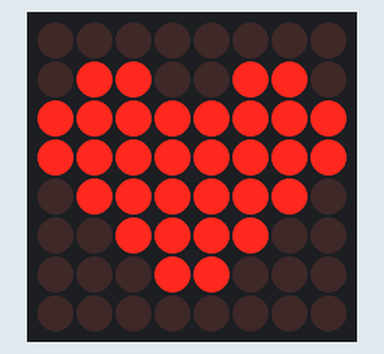
This sketch was run on a simulated Arduino Uno, built with avr-gcc and run on an emulated ATmega328P. On the bench: 8×8 LED matrix. Wiring (inferred from the names in the program): LED matrix (orientation assumed): rows pin 2, pin 3, pin 4, pin 5, pin 6, pin 7, pin 8, pin 9; columns pin 10, pin 11, pin 12, pin 13, A0, A1, A2, A3.

Above: at 0.1 s.

The sketch:

heart_1088AS.ino
```cpp
// Arduino Uno + 1088AS
// 每根列线串联一只 2.2kΩ 电阻

// 从上到下，第 1～8 行对应的 Arduino 引脚
const byte rowPins[8] = {
  2, 3, 4, 5, 6, 7, 8, 9
};

// 从左到右，第 1～8 列对应的 Arduino 引脚
const byte colPins[8] = {
  10, 11, 12, 13, A0, A1, A2, A3
};

// 每个二进制数对应一行
// 1 = 亮，0 = 灭
const byte heart[8] = {
  0b00000000,
  0b01100110,
  0b11111111,
  0b11111111,
  0b01111110,
  0b00111100,
  0b00011000,
  0b00000000
};

void setup() {
  // 所有列先关闭：LOW
  for (byte c = 0; c < 8; c++) {
    digitalWrite(colPins[c], LOW);
    pinMode(colPins[c], OUTPUT);
  }

  // 所有行先关闭：HIGH
  for (byte r = 0; r < 8; r++) {
    digitalWrite(rowPins[r], HIGH);
    pinMode(rowPins[r], OUTPUT);
  }
}

// 扫描一遍完整图案
void displayFrame(const byte pattern[8]) {
  for (byte r = 0; r < 8; r++) {
    // 此时所有行都已关闭，可以设置列
    for (byte c = 0; c < 8; c++) {
      bool isOn = (pattern[r] >> (7 - c)) & 1;
      digitalWrite(colPins[c], isOn ? HIGH : LOW);
    }

    // 打开当前行
    digitalWrite(rowPins[r], LOW);
    delayMicroseconds(1000);

    // 关闭当前行，再切换下一行
    digitalWrite(rowPins[r], HIGH);
  }

  // 一帧结束，关闭所有列
  for (byte c = 0; c < 8; c++) {
    digitalWrite(colPins[c], LOW);
  }
}

void loop() {
  // 持续刷新，眼睛看到的就是完整爱心
  displayFrame(heart);
}
```
